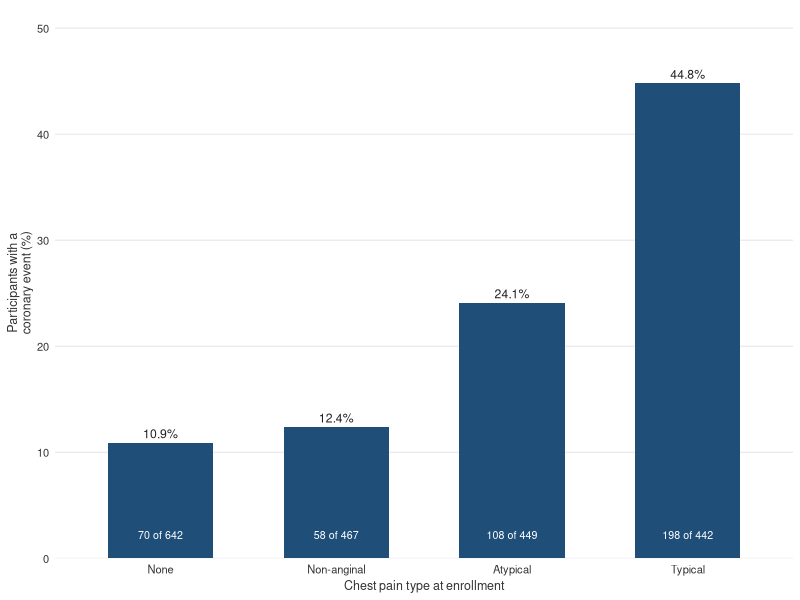
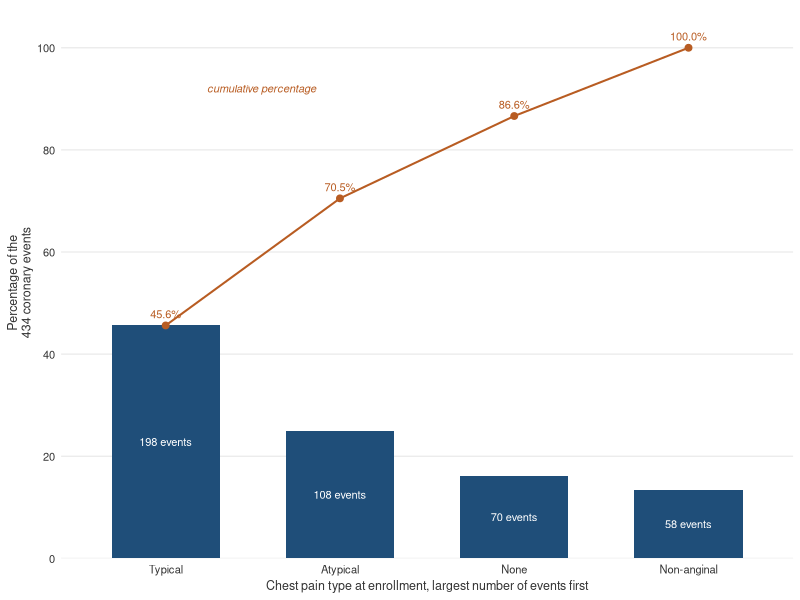
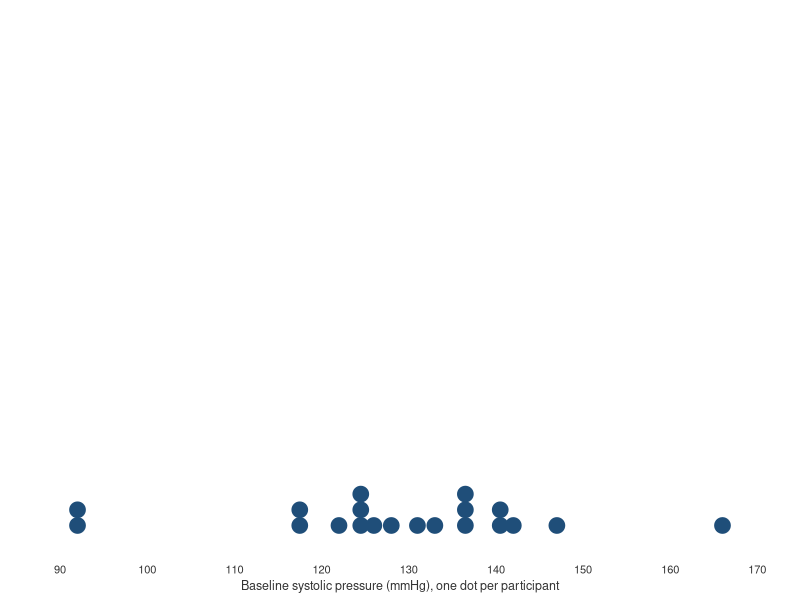
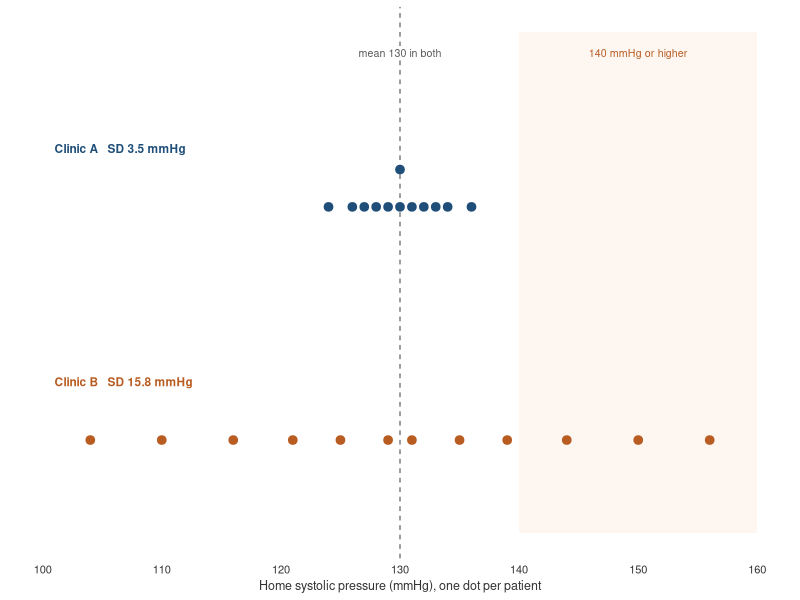
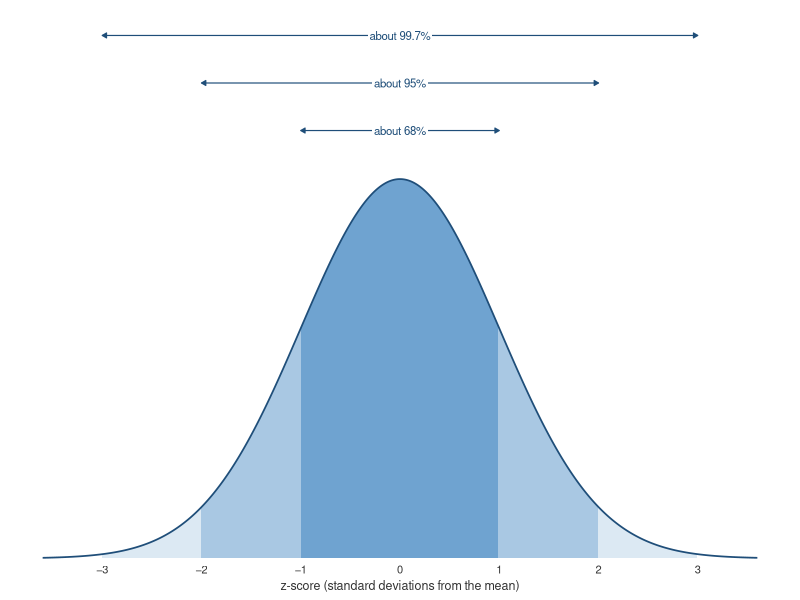
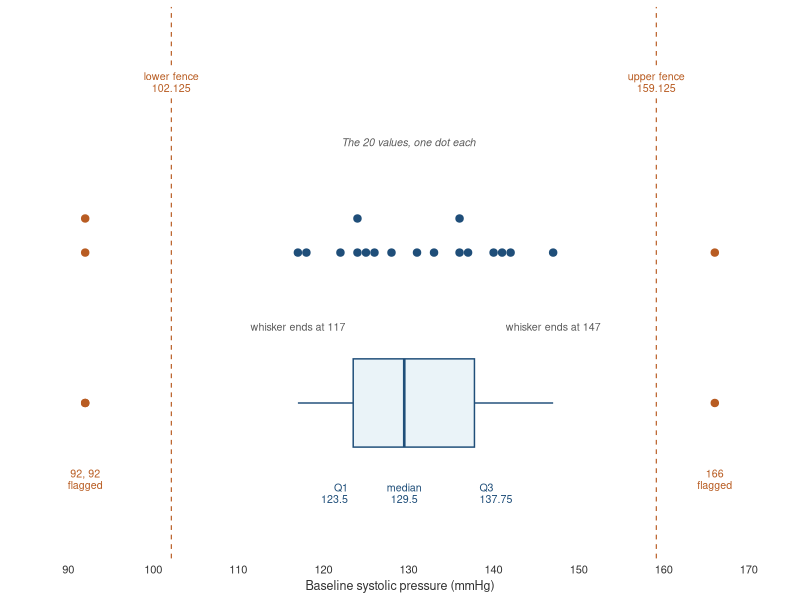
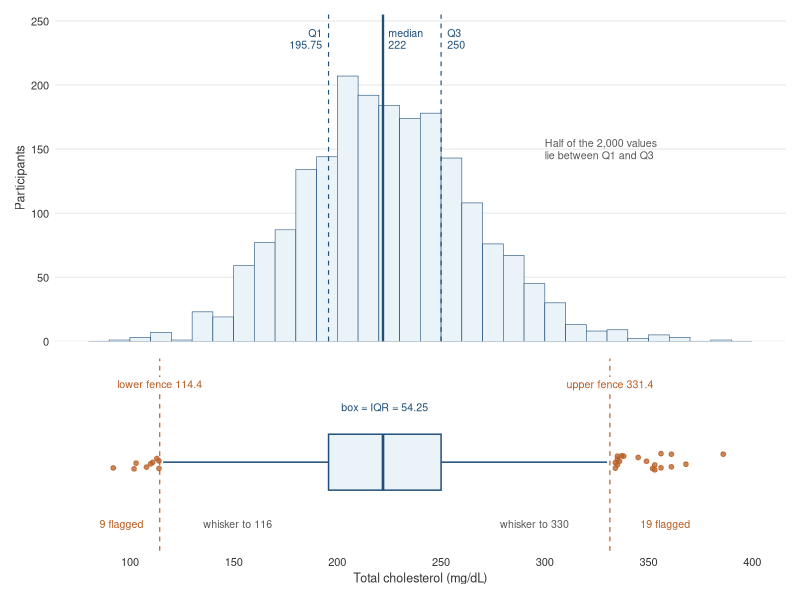
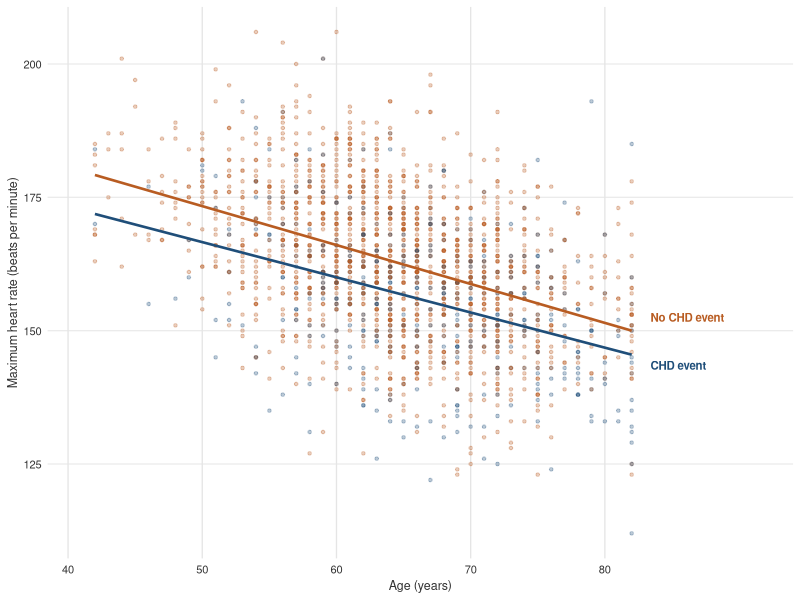

R code for these plots, in order:
## Modern Biostatistics with R & AI, Volume II. Companion repository: github.com/lidagharibvand/LG
## Chapter 2, Describing and Visualizing Health Data: Figures 2.1 to 2.16
## Run from the project folder (the one that holds datasets/):  Rscript Volume-II/code/figures_ch02.R
## PNG files are written to the folder figures/ at 300 dpi, 6.5 inches wide.

invisible(Sys.setlocale("LC_CTYPE", "C.UTF-8"))     # so that the minus sign (U+2212) prints on any system
suppressPackageStartupMessages({library(ggplot2); library(gridExtra); library(grid); library(patchwork)})
pdf(NULL)                                          # grid needs an open device; this one writes no file
out_dir <- "figures"
dir.create(out_dir, recursive = TRUE, showWarnings = FALSE)
fig <- function(name) file.path(out_dir, name)

navy <- "#1F4E79"; blue <- "#2E75B6"; rust <- "#B85C22"; gray <- "#595959"; pale <- "#EAF3F8"; cream <- "#FDF6F1"
th <- theme_minimal(base_size = 10) +
  theme(panel.grid.minor = element_blank(), panel.grid.major.x = element_blank(),
        plot.title = element_text(face = "bold", colour = navy, size = 10.5),
        plot.subtitle = element_text(colour = gray, size = 8.5),
        axis.title = element_text(colour = "#333333", size = 9),
        axis.text = element_text(colour = "#333333"))
minus <- function(x) sub("-", "−", x)

## ---------- data: read and screen exactly as Listing 2.1 does ----------
raw  <- read.csv("datasets/halo.csv")
names(raw) <- tolower(names(raw))   # lowercase names (Section Q.5)
halo <- raw
halo$age[halo$age > 120]   <- NA
halo$bmi[halo$bmi <= 0]    <- NA
halo$sbp0[halo$sbp0 > 300] <- NA
halo$angina <- factor(halo$angina, levels = c("None", "Non-anginal", "Atypical", "Typical"))
halo$chdlab <- factor(ifelse(halo$chd == 1, "CHD event", "No CHD event"), levels = c("CHD event", "No CHD event"))
hand <- read.csv("datasets/halo_hand.csv")
names(hand) <- tolower(names(hand))   # lowercase names (Section Q.5)

## ---------- Figure 2.1: bar chart beside pie chart ----------
ang <- as.data.frame(table(angina = halo$angina))
ang$pct <- 100 * ang$Freq / sum(ang$Freq)
p_bar <- ggplot(ang, aes(angina, Freq)) +
  geom_col(fill = navy, width = 0.6) +
  geom_text(aes(label = sprintf("%d\n(%.1f%%)", Freq, pct)), vjust = -0.25, size = 2.9, colour = "#222222",
            lineheight = 0.95) +
  scale_y_continuous(limits = c(0, 780), breaks = seq(0, 600, 200), expand = c(0, 0)) +
  labs(title = "Bar chart", subtitle = "Heights on one baseline: the order is plain",
       x = "Chest pain type at enrollment", y = "Number of participants") + th
shades <- c(None = navy, `Non-anginal` = blue, Atypical = "#9DC3E6", Typical = "#C9C9C9")
ang$mid <- cumsum(ang$Freq) - ang$Freq / 2
p_pie <- ggplot(ang, aes(x = 1, y = Freq, fill = angina)) +
  geom_col(width = 1, colour = "white", linewidth = 0.8, position = position_stack(reverse = TRUE)) +
  coord_polar(theta = "y") +
  geom_text(aes(x = 1.14, y = mid, label = angina, colour = angina), size = 2.55, fontface = "bold") +
  scale_fill_manual(values = shades, guide = "none") +
  scale_colour_manual(values = c(None = "white", `Non-anginal` = "white", Atypical = "#1A1A1A", Typical = "#1A1A1A"),
                      guide = "none") +
  labs(title = "Pie chart", subtitle = "The same counts as angles: which is second?") +
  theme_void(base_size = 10) +
  theme(plot.title = element_text(face = "bold", colour = navy, size = 10.5),
        plot.subtitle = element_text(colour = gray, size = 8.5))
ggsave(fig("fig2_1.png"), arrangeGrob(p_bar, p_pie, ncol = 2, widths = c(1.05, 1)), width = 6.5, height = 2.4,
       dpi = 300, bg = "white")

## ---------- Figure 2.2: coronary events by chest pain type ----------
tab <- table(halo$angina, halo$chdlab)
ev <- data.frame(angina = factor(rownames(tab), levels = levels(halo$angina)),
                 pct = round(100 * prop.table(tab, 1)[, "CHD event"], 1), n = as.vector(rowSums(tab)),
                 events = as.vector(tab[, "CHD event"]))
p <- ggplot(ev, aes(angina, pct)) +
  geom_col(fill = navy, width = 0.6) +
  geom_text(aes(label = sprintf("%.1f%%", pct)), vjust = -0.5, size = 3.1, colour = "#222222") +
  geom_text(aes(y = 2.2, label = sprintf("%d of %d", events, n)), size = 2.7, colour = "white") +
  scale_y_continuous(limits = c(0, 52), breaks = seq(0, 50, 10), expand = c(0, 0)) +
  labs(x = "Chest pain type at enrollment", y = "Participants with a\ncoronary event (%)") + th
ggsave(fig("fig2_2.png"), p, width = 6.5, height = 2.4, dpi = 300, bg = "white")

## ---------- Figure 2.3: a Pareto chart of coronary events by chest pain type ----------
evn <- sort(tab[, "CHD event"], decreasing = TRUE)
par_df <- data.frame(angina = factor(names(evn), levels = names(evn)), n = as.vector(evn))
par_df$pct <- 100 * par_df$n / sum(par_df$n)
par_df$cum <- cumsum(par_df$pct)
p <- ggplot(par_df, aes(angina, pct)) +
  geom_col(fill = navy, width = 0.62) +
  geom_text(aes(y = pct / 2, label = sprintf("%d events", n)), colour = "white", size = 2.8) +
  geom_line(aes(y = cum, group = 1), colour = rust, linewidth = 0.7) +
  geom_point(aes(y = cum), colour = rust, size = 2) +
  geom_text(aes(y = cum, label = sprintf("%.1f%%", cum)), colour = rust, size = 2.8, vjust = -0.9) +
  annotate("text", x = 1.55, y = 92, label = "cumulative percentage", colour = rust, size = 2.8, fontface = "italic") +
  scale_y_continuous(limits = c(0, 108), breaks = seq(0, 100, 20), expand = c(0, 0)) +
  labs(x = "Chest pain type at enrollment, largest number of events first",
       y = "Percentage of the\n434 coronary events") + th
ggsave(fig("fig2_3.png"), p, width = 6.5, height = 2.6, dpi = 300, bg = "white")

## ---------- Figure 2.4: one variable, three bin widths ----------
hist_bw <- function(bw, ttl, sub) ggplot(halo, aes(total_chol)) +
  geom_histogram(binwidth = bw, boundary = 0, closed = "left", fill = if (bw < 5) blue else pale,
                 colour = if (bw < 5) NA else navy, linewidth = 0.25) +
  labs(title = ttl, subtitle = sub, x = "Total cholesterol (mg/dL)", y = "Participants") + th
g <- arrangeGrob(hist_bw(2, "Bins 2 mg/dL wide", "Too narrow: noise looks like structure"),
                 hist_bw(10, "Bins 10 mg/dL wide", "One mound, a tail at each end"),
                 hist_bw(50, "Bins 50 mg/dL wide", "Too wide: the shape is gone"), ncol = 3)
ggsave(fig("fig2_4.png"), g, width = 6.5, height = 2.35, dpi = 300, bg = "white")

## ---------- Figure 2.5: four shapes (the uniform panel is simulated) ----------
shape <- function(v, bw, ttl, sub, xl) ggplot(data.frame(v = v), aes(v)) +
  geom_histogram(aes(y = after_stat(density)), binwidth = bw, boundary = 0, closed = "left", fill = pale,
                 colour = navy, linewidth = 0.2) +
  geom_density(colour = rust, linewidth = 0.7) +
  labs(title = ttl, subtitle = sub, x = xl, y = "Density") + th +
  theme(axis.text.y = element_blank())
set.seed(2)
unif <- runif(2000, min = 0, max = 60)                 # simulated: no numeric HALO variable is uniform
g <- arrangeGrob(shape(halo$total_chol, 10, "Close to symmetric (bell-shaped)", "Sides nearly mirror images",
                       "Total cholesterol (mg/dL)"),
                 shape(halo$tg, 25, "Right-skewed", "Tail to the right", "Triglycerides (mg/dL)"),
                 shape(halo$days, 100, "Left-skewed", "Tail to the left", "Days of follow-up"),
                 shape(unif, 5, "Uniform (simulated)", "Every class about equally full",
                       "Minute past the hour (2,000 simulated values)"), ncol = 2)
ggsave(fig("fig2_5.png"), g, width = 6.5, height = 3.7, dpi = 300, bg = "white")

## ---------- Figure 2.6: frequency polygon and ogive of age ----------
ag <- halo$age[!is.na(halo$age)]
fq <- as.vector(table(cut(ag, seq(40, 90, 10), right = FALSE)))
poly <- data.frame(mid = seq(34.5, 94.5, 10), f = c(0, fq, 0))
og <- data.frame(b = seq(39.5, 89.5, 10), cum = c(0, cumsum(fq)))
half <- length(ag) / 2
x_half <- approx(og$cum, og$b, xout = half)$y
cat("Figure 2.6: the ogive reaches half of", length(ag), "at age", round(x_half, 1), "\n")
p1 <- ggplot() +
  geom_histogram(data = data.frame(a = ag), aes(a), binwidth = 10, boundary = 39.5, fill = "#F3F7FA",
                 colour = "#C9D9E6", linewidth = 0.3) +
  geom_line(data = poly, aes(mid, f), colour = navy, linewidth = 0.7) +
  geom_point(data = poly, aes(mid, f), colour = navy, size = 1.8) +
  geom_text(data = poly[2:6, ], aes(mid, f, label = f, hjust = c(1.35, 1.35, 0.5, -0.35, -0.35),
                                    vjust = c(-0.2, -0.2, -0.9, -0.2, -0.2)), size = 2.7, colour = navy) +
  scale_x_continuous(breaks = seq(34.5, 94.5, 10)) +
  scale_y_continuous(limits = c(0, 1010), expand = c(0, 0)) +
  labs(title = "Frequency polygon", subtitle = "Frequencies at the class midpoints, closed at zero",
       x = "Age (years), class midpoint", y = "Participants") + th +
  theme(axis.text.x = element_text(size = 7.5))
p2 <- ggplot(og, aes(b, cum)) +
  annotate("segment", x = 39.5, xend = x_half, y = half, yend = half, colour = rust, linetype = "dashed",
           linewidth = 0.4) +
  annotate("segment", x = x_half, xend = x_half, y = 0, yend = half, colour = rust, linetype = "dashed",
           linewidth = 0.4) +
  annotate("text", x = x_half + 1.2, y = 260, label = sprintf("half reached\nnear %.0f years", x_half),
           hjust = 0, size = 2.7, colour = rust, lineheight = 0.9) +
  geom_line(colour = navy, linewidth = 0.7) + geom_point(colour = navy, size = 1.8) +
  geom_text(aes(label = format(cum, big.mark = ",")), hjust = 1.15, vjust = -0.5, size = 2.6, colour = navy) +
  scale_x_continuous(breaks = seq(39.5, 89.5, 10)) +
  scale_y_continuous(limits = c(0, 2150), breaks = seq(0, 2000, 500), labels = function(x) format(x, big.mark = ","),
                     expand = c(0, 0)) +
  labs(title = "Ogive", subtitle = "Cumulative frequency at upper boundaries",
       x = "Age (years), upper class boundary", y = "Cumulative participants") + th +
  theme(axis.text.x = element_text(size = 7.5))
ggsave(fig("fig2_6.png"), arrangeGrob(p1, p2, ncol = 2), width = 6.5, height = 2.7, dpi = 300, bg = "white")

## ---------- Figure 2.7: dot plot of the 20 pressures ----------
p <- ggplot(hand, aes(x = sbp0)) +
  geom_dotplot(binwidth = 2, fill = navy, colour = navy, dotsize = 0.9) +
  scale_y_continuous(NULL, breaks = NULL) +
  scale_x_continuous(breaks = seq(90, 170, 10), limits = c(88, 170)) +
  labs(x = "Baseline systolic pressure (mmHg), one dot per participant") + th +
  theme(panel.grid.major.y = element_blank())
ggsave(fig("fig2_7.png"), p, width = 6.5, height = 1.25, dpi = 300, bg = "white")

## ---------- Figure 2.8: mean and median on a symmetric and a skewed variable ----------
mm <- function(v, bw, ttl, xl, xmax, xlab) {
  m <- mean(v); md <- median(v)
  top <- max(hist(v, breaks = seq(0, max(v) + bw, bw), right = FALSE, plot = FALSE)$counts)
  ggplot(data.frame(v = v), aes(v)) +
    geom_histogram(binwidth = bw, boundary = 0, closed = "left", fill = pale, colour = navy, linewidth = 0.2) +
    geom_vline(xintercept = md, colour = navy, linewidth = 0.8, linetype = "dashed") +
    geom_vline(xintercept = m, colour = rust, linewidth = 0.8) +
    annotate("text", x = xlab, y = top * 0.98, hjust = 0, size = 2.9, colour = rust,
             label = sprintf("mean %.1f", m)) +
    annotate("text", x = xlab, y = top * 0.86, hjust = 0, size = 2.9, colour = navy,
             label = sprintf("median %.0f", md)) +
    coord_cartesian(xlim = c(min(v) - bw, xmax)) +
    labs(title = ttl, x = xl, y = "Participants") + th
}
g <- arrangeGrob(mm(halo$total_chol, 10, "Close to symmetric: the two agree", "Total cholesterol (mg/dL)", 400, 300),
                 mm(halo$tg, 20, "Right-skewed: the tail pulls the mean", "Triglycerides (mg/dL)", 940, 420), ncol = 2)
ggsave(fig("fig2_8.png"), g, width = 6.5, height = 2.5, dpi = 300, bg = "white")

## ---------- Figure 2.9: same mean, different spread ----------
clinic_a <- c(124, 126, 127, 128, 129, 130, 130, 131, 132, 133, 134, 136)
clinic_b <- c(104, 110, 116, 121, 125, 129, 131, 135, 139, 144, 150, 156)
cl <- data.frame(clinic = rep(c("Clinic A", "Clinic B"), each = 12), sbp = c(clinic_a, clinic_b))
cl$stack <- ave(cl$sbp, cl$clinic, cl$sbp, FUN = seq_along)
cl$y <- ifelse(cl$clinic == "Clinic A", 2, 1) + 0.16 * (cl$stack - 1)
sds <- c(sd(clinic_a), sd(clinic_b))
p <- ggplot(cl, aes(sbp, y)) +
  annotate("rect", xmin = 140, xmax = 160, ymin = 0.6, ymax = 2.75, fill = cream) +
  annotate("text", x = 150, y = 2.66, label = "140 mmHg or higher", size = 2.7, colour = rust) +
  geom_vline(xintercept = 130, colour = gray, linetype = "dashed", linewidth = 0.4) +
  annotate("label", x = 130, y = 2.66, label = "mean 130 in both", size = 2.7, colour = gray, fill = "white",
           label.size = 0) +
  geom_point(aes(colour = clinic), size = 2.6) +
  annotate("text", x = 101, y = 2.25, hjust = 0, size = 3, colour = navy, fontface = "bold",
           label = sprintf("Clinic A   SD %.1f mmHg", sds[1])) +
  annotate("text", x = 101, y = 1.25, hjust = 0, size = 3, colour = rust, fontface = "bold",
           label = sprintf("Clinic B   SD %.1f mmHg", sds[2])) +
  scale_colour_manual(values = c(navy, rust), guide = "none") +
  scale_y_continuous(NULL, breaks = NULL, limits = c(0.6, 2.75)) +
  scale_x_continuous(breaks = seq(100, 160, 10), limits = c(100, 160)) +
  labs(x = "Home systolic pressure (mmHg), one dot per patient") + th +
  theme(panel.grid.major.y = element_blank())
ggsave(fig("fig2_9.png"), p, width = 6.5, height = 2.3, dpi = 300, bg = "white")

## ---------- Figure 2.10: the 68-95-99.7 rule ----------
zz <- seq(-3.6, 3.6, length.out = 721)
nd <- data.frame(z = zz, d = dnorm(zz))
band <- function(k, fill) geom_area(data = nd[abs(nd$z) <= k, ], aes(z, d), fill = fill)
brace <- function(k, y, lab) list(
  annotate("segment", x = -k, xend = k, y = y, yend = y, colour = navy, linewidth = 0.4,
           arrow = arrow(ends = "both", length = unit(0.05, "inches"), type = "closed")),
  annotate("label", x = 0, y = y, label = lab, size = 2.9, colour = navy, fill = "white", label.size = 0,
           label.padding = unit(0.12, "lines")))
p <- ggplot(nd, aes(z, d)) +
  band(3, "#DCE9F3") + band(2, "#A9C8E3") + band(1, "#6FA3D0") +
  geom_line(colour = navy, linewidth = 0.6) +
  brace(1, 0.45, "about 68%") + brace(2, 0.50, "about 95%") + brace(3, 0.55, "about 99.7%") +
  scale_x_continuous(breaks = -3:3, labels = minus(as.character(-3:3))) +
  scale_y_continuous(NULL, breaks = NULL, limits = c(0, 0.58), expand = c(0, 0)) +
  labs(x = "z-score (standard deviations from the mean)") + th +
  theme(panel.grid.major.y = element_blank())
ggsave(fig("fig2_10.png"), p, width = 6.5, height = 2.3, dpi = 300, bg = "white")

## ---------- Figure 2.11: the 20 pressures, by hand ----------
x <- sort(hand$sbp0)
q <- quantile(x, c(0.25, 0.5, 0.75), names = FALSE)
iqr <- q[3] - q[1]; lo <- q[1] - 1.5 * iqr; hi <- q[3] + 1.5 * iqr
inside <- x[x >= lo & x <= hi]
dots <- data.frame(x = x, stack = ave(x, x, FUN = seq_along), out = x < lo | x > hi)
yb <- 1.0
lab <- function(xv, y, text, col = navy, ...) annotate("text", x = xv, y = y, label = text, size = 2.7, colour = col, ...)
p <- ggplot() +
  geom_vline(xintercept = c(lo, hi), colour = rust, linetype = "dashed", linewidth = 0.4) +
  annotate("label", x = lo, y = 2.6, label = sprintf("lower fence\n%.3f", lo), size = 2.7, colour = rust,
           fill = "white", label.size = 0, lineheight = 0.9) +
  annotate("label", x = hi, y = 2.6, label = sprintf("upper fence\n%.3f", hi), size = 2.7, colour = rust,
           fill = "white", label.size = 0, lineheight = 0.9) +
  geom_point(data = dots, aes(x, 1.75 + 0.17 * (stack - 1), colour = out), size = 2.2) +
  annotate("segment", x = min(inside), xend = q[1], y = yb, yend = yb, colour = navy, linewidth = 0.5) +
  annotate("segment", x = q[3], xend = max(inside), y = yb, yend = yb, colour = navy, linewidth = 0.5) +
  annotate("rect", xmin = q[1], xmax = q[3], ymin = yb - 0.22, ymax = yb + 0.22, fill = pale, colour = navy,
           linewidth = 0.5) +
  annotate("segment", x = q[2], xend = q[2], y = yb - 0.22, yend = yb + 0.22, colour = navy, linewidth = 0.9) +
  annotate("point", x = x[x < lo | x > hi], y = yb, colour = rust, size = 2.2) +
  lab(q[1] - 0.6, 0.55, sprintf("Q1\n%.1f", q[1]), hjust = 1, lineheight = 0.9) +
  lab(q[2], 0.55, sprintf("median\n%.1f", q[2]), lineheight = 0.9) +
  lab(q[3] + 0.6, 0.55, sprintf("Q3\n%.2f", q[3]), hjust = 0, lineheight = 0.9) +
  lab(min(inside), 1.38, "whisker ends at 117", gray) +
  lab(max(inside), 1.38, "whisker ends at 147", gray) +
  lab(92, 0.62, "92, 92\nflagged", rust, lineheight = 0.9) + lab(166, 0.62, "166\nflagged", rust, lineheight = 0.9) +
  lab(130, 2.3, "The 20 values, one dot each", gray, fontface = "italic") +
  scale_colour_manual(values = c(`FALSE` = navy, `TRUE` = rust), guide = "none") +
  scale_y_continuous(NULL, breaks = NULL, limits = c(0.35, 2.85)) +
  scale_x_continuous(breaks = seq(90, 170, 10), limits = c(87, 171)) +
  labs(x = "Baseline systolic pressure (mmHg)") + th + theme(panel.grid.major.y = element_blank())
ggsave(fig("fig2_11.png"), p, width = 6.5, height = 2.35, dpi = 300, bg = "white")

## ---------- Figure 2.12: histogram and boxplot of total cholesterol on one axis ----------
v <- halo$total_chol
q <- quantile(v, c(0.25, 0.5, 0.75), names = FALSE)
iqr <- q[3] - q[1]; lo <- q[1] - 1.5 * iqr; hi <- q[3] + 1.5 * iqr
xl <- c(80, 400)
top <- ggplot(halo, aes(total_chol)) +
  geom_histogram(binwidth = 10, boundary = 0, closed = "left", fill = pale, colour = navy, linewidth = 0.2) +
  geom_vline(xintercept = q, colour = navy, linewidth = c(0.4, 0.8, 0.4), linetype = c("dashed", "solid", "dashed")) +
  annotate("text", x = q[1] - 3, y = 236, label = "Q1\n195.75", hjust = 1, size = 2.7, colour = navy, lineheight = 0.9) +
  annotate("text", x = q[2] + 2.5, y = 236, label = "median\n222", hjust = 0, size = 2.7, colour = navy, lineheight = 0.9) +
  annotate("text", x = q[3] + 3, y = 236, label = "Q3\n250", hjust = 0, size = 2.7, colour = navy, lineheight = 0.9) +
  annotate("text", x = 300, y = 150, label = "Half of the 2,000 values\nlie between Q1 and Q3", size = 2.7,
           colour = gray, hjust = 0, lineheight = 0.95) +
  scale_x_continuous(limits = xl, breaks = seq(100, 400, 50)) +
  scale_y_continuous(limits = c(0, 255), expand = c(0, 0)) +
  labs(x = NULL, y = "Participants") + th + theme(axis.text.x = element_blank())
ins <- v[v >= lo & v <= hi]; outv <- v[v < lo | v > hi]
bot <- ggplot() +
  geom_vline(xintercept = c(lo, hi), colour = rust, linetype = "dashed", linewidth = 0.4) +
  annotate("segment", x = min(ins), xend = q[1], y = 1, yend = 1, colour = navy, linewidth = 0.5) +
  annotate("segment", x = q[3], xend = max(ins), y = 1, yend = 1, colour = navy, linewidth = 0.5) +
  annotate("rect", xmin = q[1], xmax = q[3], ymin = 0.72, ymax = 1.28, fill = pale, colour = navy, linewidth = 0.5) +
  annotate("segment", x = q[2], xend = q[2], y = 0.72, yend = 1.28, colour = navy, linewidth = 0.9) +
  geom_point(data = data.frame(x = outv), aes(x, 1), colour = rust, size = 1.3, alpha = 0.75,
             position = position_jitter(width = 0, height = 0.09, seed = 2)) +
  annotate("label", x = lo, y = 1.78, label = "lower fence 114.4", size = 2.7, colour = rust, fill = "white",
           label.size = 0) +
  annotate("label", x = hi, y = 1.78, label = "upper fence 331.4", size = 2.7, colour = rust, fill = "white",
           label.size = 0) +
  annotate("text", x = (q[1] + q[3]) / 2, y = 1.55, label = "box = IQR = 54.25", size = 2.7, colour = navy) +
  annotate("text", x = 96, y = 0.38, label = "9 flagged", size = 2.7, colour = rust) +
  annotate("text", x = 358, y = 0.38, label = "19 flagged", size = 2.7, colour = rust) +
  annotate("text", x = 152, y = 0.38, label = paste("whisker to", min(ins)), size = 2.7, colour = gray) +
  annotate("text", x = 295, y = 0.38, label = paste("whisker to", max(ins)), size = 2.7, colour = gray) +
  scale_x_continuous(limits = xl, breaks = seq(100, 400, 50)) +
  scale_y_continuous(NULL, breaks = NULL, limits = c(0.2, 1.95)) +
  labs(x = "Total cholesterol (mg/dL)") + th + theme(panel.grid.major.y = element_blank())
stopifnot(sum(v < lo) == 9, sum(v > hi) == 19)
cat("Figure 2.12 whiskers end at", min(ins), "and", max(ins), "\n")
ggsave(fig("fig2_12.png"), top / bot + plot_layout(heights = c(1.7, 1)), width = 6.5, height = 3.4, dpi = 300,
       bg = "white")

## ---------- Figure 2.13: maximum heart rate by coronary event status ----------
## The event group is listed first and drawn in navy; the second group is rust (book convention)
cols <- c(`CHD event` = navy, `No CHD event` = rust)
p1 <- ggplot(halo, aes(chdlab, max_hr, colour = chdlab)) +
  geom_boxplot(fill = "white", width = 0.5, outlier.size = 0.9, linewidth = 0.45) +
  scale_colour_manual(values = cols, guide = "none") +
  labs(title = "Side-by-side boxplots", subtitle = "The boxes overlap, and one sits lower",
       x = NULL, y = "Maximum heart rate (beats per minute)") + th
p2 <- ggplot(halo, aes(max_hr, colour = chdlab, fill = chdlab)) +
  geom_density(alpha = 0.22, linewidth = 0.6) +
  annotate("text", x = 136, y = 0.0262, label = "CHD event", colour = navy, size = 2.9, fontface = "bold") +
  annotate("text", x = 185, y = 0.0262, label = "No CHD event", colour = rust, size = 2.9, fontface = "bold") +
  scale_colour_manual(values = cols, guide = "none") + scale_fill_manual(values = cols, guide = "none") +
  labs(title = "Overlaid density curves", subtitle = "Same shape, shifted by about 7 beats per minute",
       x = "Maximum heart rate (beats per minute)", y = "Density") + th + theme(axis.text.y = element_blank())
ggsave(fig("fig2_13.png"), arrangeGrob(p1, p2, ncol = 2), width = 6.5, height = 2.9, dpi = 300, bg = "white")

## ---------- Figure 2.14: maximum heart rate against age ----------
hs <- halo[!is.na(halo$age), ]
p <- ggplot(hs, aes(age, max_hr, colour = chdlab)) +
  geom_point(alpha = 0.3, size = 0.9) +
  geom_smooth(method = "lm", formula = y ~ x, se = FALSE, linewidth = 0.9) +
  annotate("text", x = 83.4, y = 152.5, label = "No CHD event", colour = rust, size = 2.9, fontface = "bold",
           hjust = 0) +
  annotate("text", x = 83.4, y = 143.5, label = "CHD event", colour = navy, size = 2.9, fontface = "bold",
           hjust = 0) +
  scale_x_continuous(breaks = seq(40, 80, 10), limits = c(41, 91.5)) +
  scale_colour_manual(values = cols, guide = "none") +
  labs(x = "Age (years)", y = "Maximum heart rate (beats per minute)") + th +
  theme(panel.grid.major.x = element_line(colour = "#E5E5E5"))
ggsave(fig("fig2_14.png"), p, width = 6.5, height = 2.7, dpi = 300, bg = "white")

## ---------- Figure 2.15: a time series graph of mean LDL by arm ----------
long <- read.csv("datasets/halo_long.csv")
names(long) <- tolower(names(long))   # lowercase names (Section Q.5)
long$ldl[long$ldl <= 0] <- NA
long$arm <- factor(long$trt, levels = c(0, 1), labels = c("Placebo", "Drug"))     # placebo first: navy; drug: rust
lm_ <- aggregate(ldl ~ arm + month, long, mean)
p <- ggplot(lm_, aes(month, ldl, colour = arm)) + geom_line(linewidth = 0.7) + geom_point(size = 2) +
  annotate("text", x = 18.6, y = lm_$ldl[lm_$arm == "Placebo" & lm_$month == 18], label = "Placebo", colour = navy,
           size = 3, fontface = "bold", hjust = 0) +
  annotate("text", x = 18.6, y = lm_$ldl[lm_$arm == "Drug" & lm_$month == 18], label = "Drug", colour = rust,
           size = 3, fontface = "bold", hjust = 0) +
  scale_colour_manual(values = c(navy, rust), guide = "none") +
  scale_x_continuous(breaks = c(0, 6, 12, 18), limits = c(0, 21)) +
  scale_y_continuous(limits = c(100, 150), breaks = seq(100, 150, 10)) +
  labs(x = "Month of follow-up", y = "Mean LDL cholesterol (mg/dL)") + th +
  theme(panel.grid.major.x = element_line(colour = "#E5E5E5"))
ggsave(fig("fig2_15.png"), p, width = 6.5, height = 2.6, dpi = 300, bg = "white")

## ---------- Figure 2.16: choosing a graph (Section 1.2's map, then the question) ----------
box <- function(x, y, w, h, label, fill, col = "white", size = 2.8, face = "bold")
  list(annotate("rect", xmin = x - w/2, xmax = x + w/2, ymin = y - h/2, ymax = y + h/2,
                fill = fill, colour = navy, linewidth = 0.3),
       annotate("text", x = x, y = y, label = label, colour = col, size = size, fontface = face, lineheight = 0.95))
seg <- function(x, y, xend, yend) annotate("segment", x = x, y = y, xend = xend, yend = yend, colour = navy, linewidth = 0.4)
xs <- c(1.0, 3.0, 5.0, 7.0, 9.0); cw <- 1.86
types <- c("One categorical", "One numeric", "Categorical\nby categorical", "Numeric\nby categorical", "Numeric\nby numeric")
## each cell: the question (italic, above) and the graph with its section (blue box)
cells <- list(
  list(c("How many in each?", "Bar chart\n2.3"), c("Which few hold most?", "Pareto chart\n2.3.1"),
       c("One share of a whole?", "Pie chart (2 or 3\ncategories) 2.3")),
  list(c("What shape?", "Histogram;\nfrequency polygon\n2.4, 2.4.4"), c("How many below a value?", "Ogive\n2.4.4"),
       c("Every value, small n?", "Dot plot;\nstem-and-leaf 2.4.5"), c("Five numbers, flags?", "Boxplot\n2.8")),
  list(c("Does a share differ?", "Bars of\npercentages\nwithin groups 2.3")),
  list(c("Do distributions differ?", "Side-by-side\nboxplots; density\ncurves 2.9.1")),
  list(c("Do they move together?", "Scatterplot\n2.9.2"), c("Change over time?", "Time series\ngraph 2.9.3")))
p <- ggplot() + xlim(0, 10) + ylim(-0.75, 8.15) + theme_void() +
  box(5, 7.8, 7.6, 0.55, "Section 1.2: what type is each variable, and how many are there?", navy) +
  lapply(xs, function(x) seg(x, 7.52, x, 7.25)) +
  lapply(1:5, function(k) box(xs[k], 6.85, cw, 0.8, types[k], pale, navy, 2.7)) +
  annotate("label", x = 5, y = 6.15, label = "Then: what question must the graph answer?", size = 2.7, colour = navy,
           fontface = "italic", fill = "white", label.size = 0, label.padding = unit(0.12, "lines"))
for (k in 1:5) for (j in seq_along(cells[[k]])) {
  y <- 5.5 - (j - 1) * 1.42
  p <- p + annotate("text", x = xs[k], y = y, label = cells[[k]][[j]][1], size = 2.35, colour = gray,
                    fontface = "italic") +
    box(xs[k], y - 0.62, cw, 0.92, cells[[k]][[j]][2], blue, "white", 2.45)
}
p <- p + annotate("text", x = 5, y = -0.55, size = 2.7, colour = gray, fontface = "italic",
                  label = "The types and the question choose the graph. How the result looks never does.")
ggsave(fig("fig2_16.png"), p, width = 6.5, height = 4.4, dpi = 300, bg = "white")
